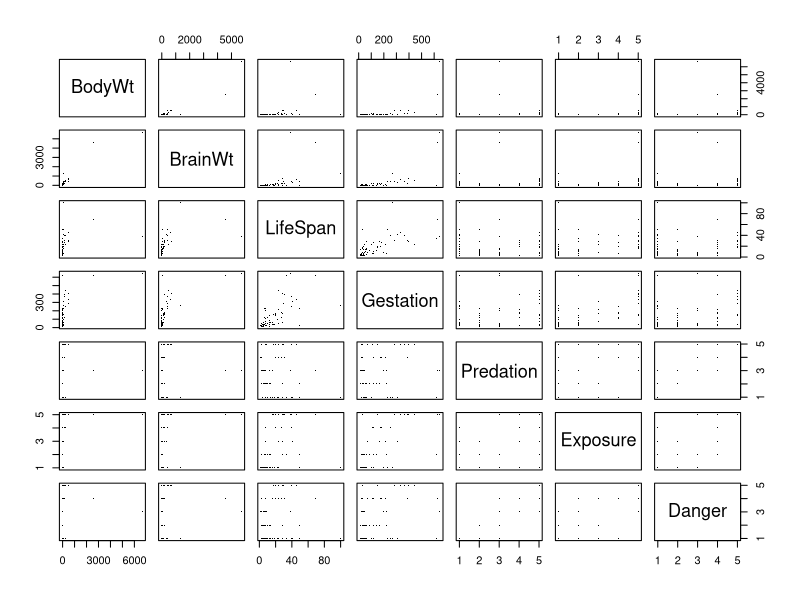
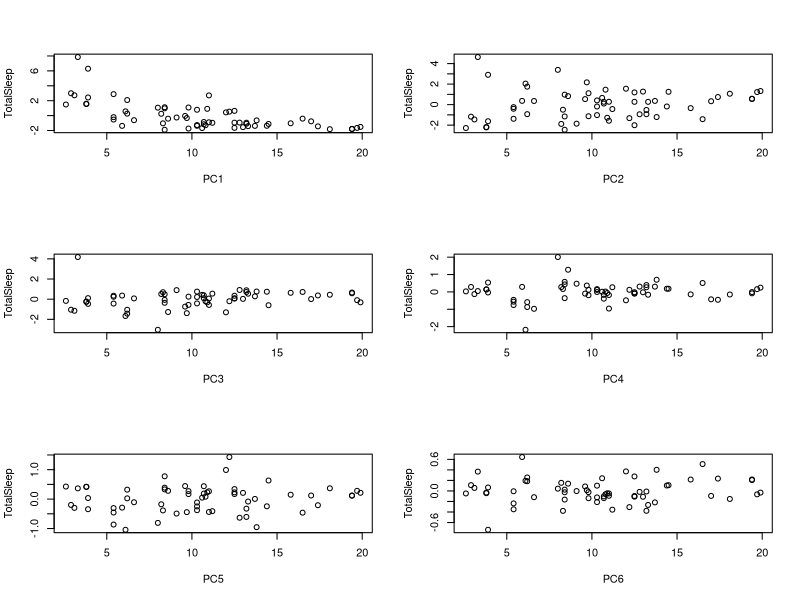
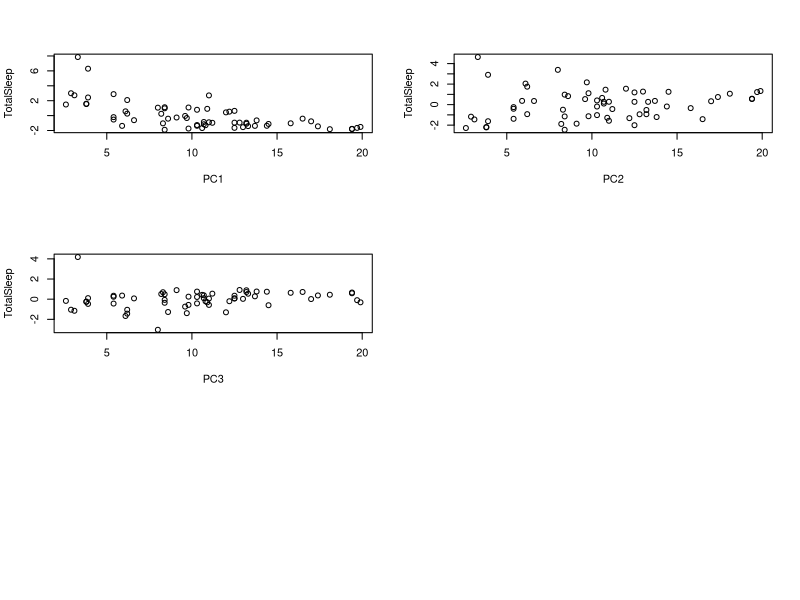

R code for these plots, in order:
## ---- chunk 1
knitr::opts_chunk$set(echo = TRUE)
## ---- chunk 2
data = read.csv("Sleep in Mammals.csv")
dt = data[-1]
x = dt[, c(1,2,5,6,7,8,9,10)]
x

cor = cor(x[,-3])
cor

usair_sleep <- princomp(x[,-3], cor=T)
usair_sleep

pairs(x[,-3], pch=".", cex=1.5)
## ---- chunk 3
cor(usair_sleep$scores)

par(mfrow = c(3,2))
out <- sapply(1:6, function(i){
  plot(x$TotalSleep, usair_sleep$scores[,i],
       xlab = paste("PC", i, sep=""),
       ylab = "TotalSleep")
})
## ---- chunk 4
summary(usair_sleep,loadings = TRUE)
## ---- chunk 5
usair_sleep$loadings[,1]
usair_sleep$loadings[,2]
## ---- chunk 6
par(mfrow = c(3,2))
out <- sapply(1:3, function(i){
  plot(x$TotalSleep, usair_sleep$scores[,i],
       xlab = paste("PC", i, sep = ""),
       ylab = "TotalSleep")
}) 
## ---- chunk 7
usair_reg <- lm(TotalSleep ~ usair_sleep$scores[,c(1,2,3)], data=x)
summary(usair_reg)
## ---- chunk 8
shapiro.test(usair_reg$residuals)
## ---- chunk 9
t.test(usair_reg$residuals)
